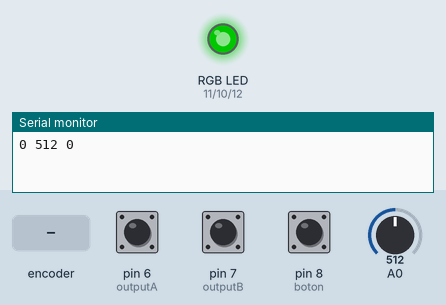
The sketch below on a simulated Arduino Uno, built with avr-gcc and run on an emulated ATmega328P. Shown: an RGB LED mixed from three pins (HIGH = lit), the last lines printed to the serial monitor. The inputs (shaded band) are chosen by the test bench; at power-on: A0 = 512, pin 8 (boton) HIGH, pin 6 (outputA) HIGH, pin 7 (outputB) HIGH. Dim RGB values are drawn brighter than linear.

Above: at 1.26 s.
1.3 s: A0 set to 536
At 1.83 s:
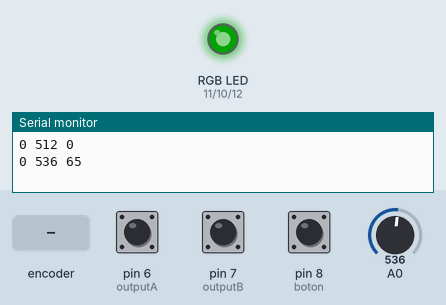
4.3 s: pin 8 (boton) pulled LOW for 3.2 s
9.0 s: rotary encoder on pin 6 (outputA) / pin 7 (outputB) turned 1 step (first pin leading)
At 11.82 s:
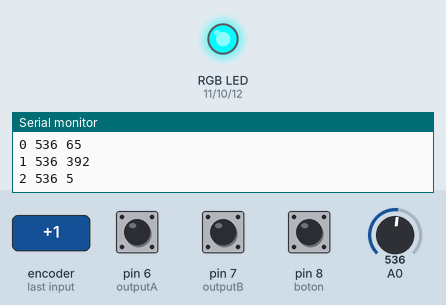
12.0 s: A0 set to 1023
At 14.94 s:
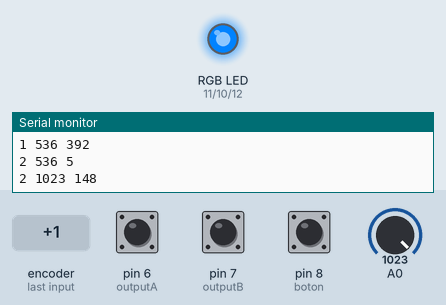
15.0 s: pin 8 (boton) pulled LOW for 0.15 s
Timing chart, 0 to 19.0 s (numbered marks = the images above; inputs shaded):
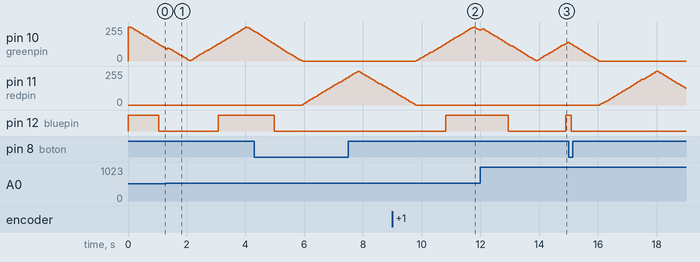

The sketch:

arduino.ino
```cpp
#define outputA 6
#define outputB 7
#define boton 8

int cant_videos = 65;

int redpin = 11; // pin for red signal
int greenpin = 10; // pin for green signal
int bluepin = 12;

int val_r;
int val_g;
int dir_r, dir_g;

int counter = 0;
int aState;
int aLastState;
int nitidez = 0;
int nitidez_ant = 0;

int inactividad = 0;

int max_valores_dial;

void setup() {
  pinMode (outputA,INPUT);
  pinMode (outputB,INPUT);
  pinMode (boton, INPUT_PULLUP);

  pinMode(redpin, OUTPUT);
	pinMode(greenpin, OUTPUT);
  pinMode(bluepin, OUTPUT);

  Serial.begin (9600);
  aLastState = digitalRead(outputA);   //Leemos el valor incial

  val_r = 0;
  val_g = 255;

  max_valores_dial = 4+((cant_videos+1) * 10);
}

void loop() {
  aState = digitalRead(outputA);
  nitidez = analogRead(A0);

  if (aState != aLastState )
    {
        if (digitalRead(outputB) != aState)
            counter ++;
        else
            counter --;

        if ( counter >= max_valores_dial )
        {
          counter = 0 ;
        }
        else if ( counter <= -1 )
        {
          counter = max_valores_dial ;
        }

        Serial.print(counter);
        Serial.print(" ");
        Serial.print(nitidez);
        Serial.print(" ");
        Serial.println(inactividad);

        aLastState = aState; // Guardamos el ultimo valor
        inactividad = 0;
    }
    else if(nitidez != nitidez_ant && millis() % 100 == 0){
      Serial.print(counter);
      Serial.print(" ");
      Serial.print(nitidez);
      Serial.print(" ");
      Serial.println(inactividad);

      if(abs(nitidez - nitidez_ant) > 16) inactividad = 0;

      nitidez_ant = nitidez;

    }
    else if(millis() % 100 == 0){
      inactividad++;
    }

    if(millis() % 35 == 0){
      //LED
      if(val_r >= 255) dir_r = -1;
      else if(val_r <= 0) dir_r = 1;

      if(val_g >= 255) dir_g = -1;
      else if(val_g <= 0) dir_g = 1;


      if(inactividad > 150){
        if(val_g > 0) val_g--;
        else val_r += dir_r;
      }
      else if(inactividad < 5){
        if(val_r > 0) val_r--;
        else if(val_g < 255) val_g++;
      }
      else{
        if(val_r > 0) val_r--;
        else val_g += dir_g;
      }

      analogWrite(redpin, val_r);
      analogWrite(bluepin, val_g);
      analogWrite(greenpin, val_g);
    }


  bool B = digitalRead(boton);
  if ( !B )
  {
    counter = 0 ;
  }


  //delay(200);
}
```

Measured:
- the behaviour switches between 528 and 529 on A0 (found by bisection; images 0 and 1)
- after the input at 1.3 s, pin 11 (redpin): stays 0/255 (without the input it goes to 4/255 after 2.7 s)
- after the input at 9.0 s, pin 10 (greenpin): rises from 0/255 to 253/255 in 2.0 s, then falls to 229/255 in 0.21 s; pin 12 (bluepin): LOW → HIGH after 1.8 s
- after the input at 12.0 s, pin 11 (redpin): stays 0/255 (without the input it goes to 1/255 after 1.7 s); pin 12 (bluepin): HIGH → LOW after 0.95 s instead of 0.74 s
